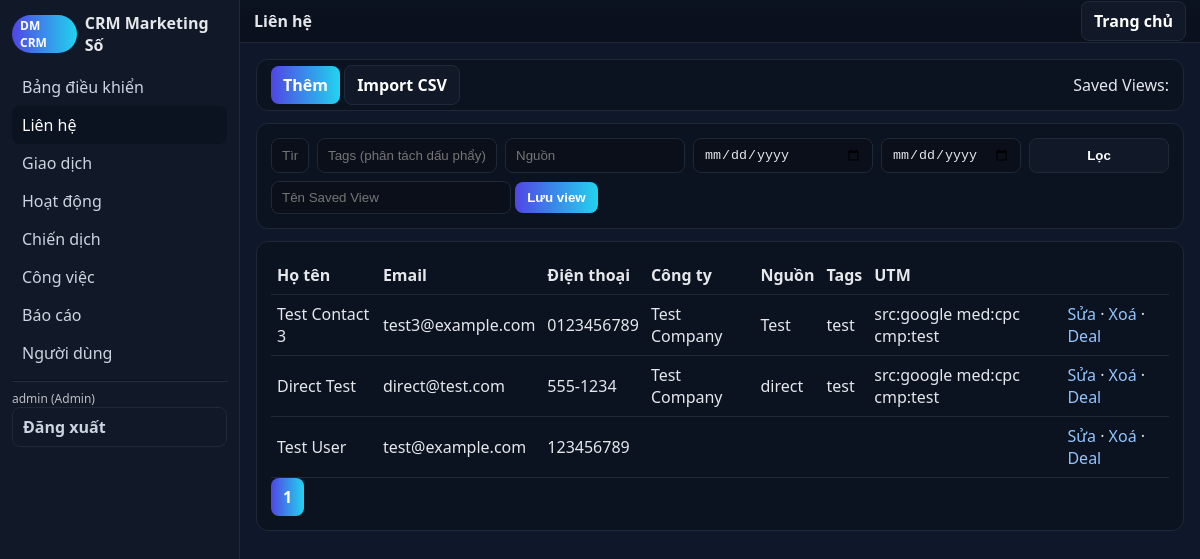
Page /src/index.php?action=contacts (signed in) on the earlier database version.
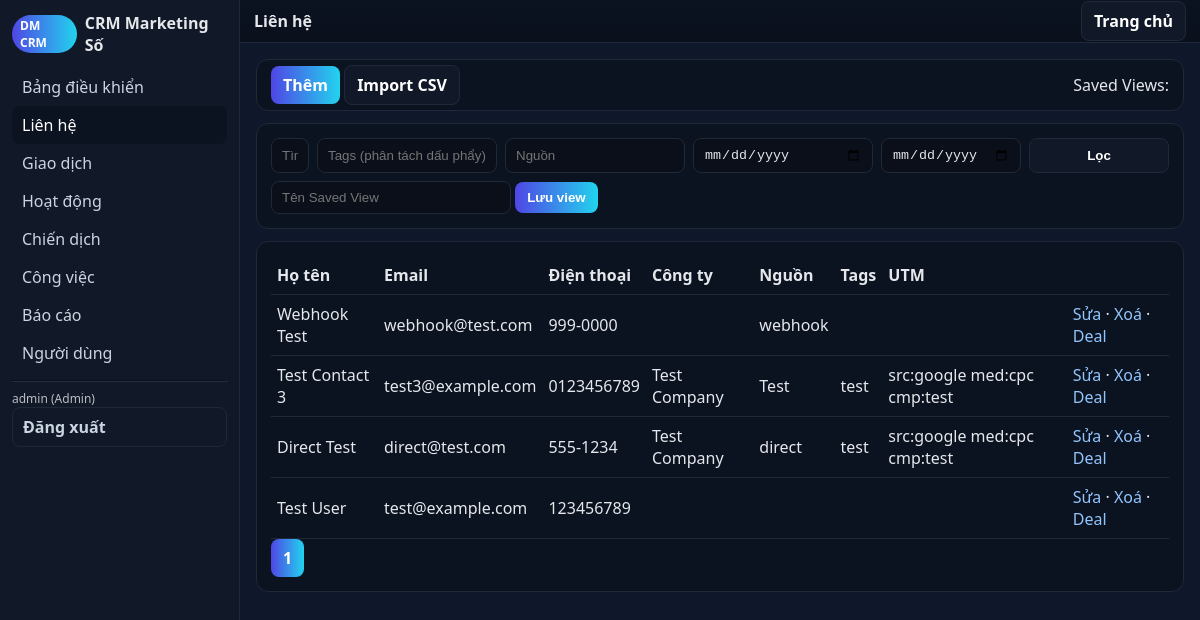
Same page on the later database version.
### tables this page shows
CREATE TABLE contacts (
  id INTEGER PRIMARY KEY AUTOINCREMENT,
  name TEXT NOT NULL,
  email TEXT,
  phone TEXT,
  company TEXT,
  source TEXT,
  tags TEXT,
  utm_source TEXT,    -- A
  utm_medium TEXT,    -- A
  utm_campaign TEXT,  -- A
  created_at TEXT DEFAULT CURRENT_TIMESTAMP
);

### src/lib/db.php (called while the page is built, shortened)
<?php
function q($db,$sql,$params=[]){ $st=$db->prepare($sql); $st->execute($params); return $st; }
function h($s){ return htmlspecialchars($s ?? '', ENT_QUOTES, 'UTF-8'); }
?>

### src/views/contacts.php (the view, shortened to what this page needs)
<?php
function view_contacts($op){ global $db;
layout_header('Liên hệ');
echo '<div class="card" style="display:flex;gap:8px;align-items:center;justify-content:space-between"><div><a class="btn" href="?action=contacts&op=new">Thêm</a> <a class="btn secondary" href="?action=contacts&op=import">Import CSV</a></div><div>Saved Views: ';
echo '</div></div>';
$p = filter_params();
echo '<div class="card"><form method="get" class="grid" style="grid-template-columns: 1fr 180px 180px 180px 140px 140px; gap:8px">';
echo '<input name="q" placeholder="Tìm tên/email/điện thoại/tags" value="'.h($p['q']).'">';
echo '<input name="tags" placeholder="Tags (phân tách dấu phẩy)" value="'.h($p['tags']).'">';
echo '<input name="sourcef" placeholder="Nguồn" value="'.h($p['sourcef']).'">';
echo '<input type="date" name="from" value="'.h($p['from']).'"><input type="date" name="to" value="'.h($p['to']).'">';
echo '<button class="btn secondary">Lọc</button></form>';
echo '<form method="post" action="?action=contacts&op=save_view" style="margin-top:8px">'; csrf_field(); echo '<input name="view_name" placeholder="Tên Saved View" style="width:240px"> <button class="btn">Lưu view</button></form></div>';
$where=[];$params=[]; if($p['q']){ $like='%'.$p['q'].'%'; $where[]='(name LIKE ? OR email LIKE ? OR phone LIKE ? OR tags LIKE ?)'; array_push($params,$like,$like,$like,$like); }
$cnt = (int)q($db, 'SELECT COUNT(*) FROM contacts '.(count($where)?'WHERE '.implode(' AND ',$where):''), $params)->fetchColumn();
$page=max(1,(int)($_GET['page']??1)); $per=50; list($page,$pages)=paginate($page,$per,$cnt); $off=($page-1)*$per;
$sql='SELECT * FROM contacts '.(count($where)?'WHERE '.implode(' AND ',$where):'').' ORDER BY created_at DESC LIMIT '.$per.' OFFSET '.$off; $rows=q($db,$sql,$params)->fetchAll(PDO::FETCH_ASSOC);
echo '<div class="card"><table><tr><th>Họ tên</th><th>Email</th><th>Điện thoại</th><th>Công ty</th><th>Nguồn</th><th>Tags</th><th>UTM</th><th></th></tr>';
foreach($rows as $r){ $utm=trim(($r['utm_source']?'src:'.$r['utm_source'].' ':'').($r['utm_medium']?'med:'.$r['utm_medium'].' ':'').($r['utm_campaign']?'cmp:'.$r['utm_campaign']:'')); echo '<tr><td>'.h($r['name']).'</td><td>'.h($r['email']).'</td><td>'.h($r['phone']).'</td><td>'.h($r['company']).'</td><td>'.h($r['source']).'</td><td>'.h($r['tags']).'</td><td>'.h($utm).'</td><td><a href="?action=contacts&op=edit&id='.(int)$r['id'].'">Sửa</a> · <a href="?action=contacts&op=delete&id='.(int)$r['id'].'" onclick="return confirm(\'Xoá liên hệ?\')">Xoá</a> · <a href="?action=deals&op=new&contact_id='.(int)$r['id'].'">Deal</a></td></tr>'; }
echo '</table>'; pagenav($page,$pages,['action'=>'contacts']); echo '</div>';
layout_footer();
}
function filter_params(){ return [ 'q'=>trim($_GET['q']??''), 'tags'=>trim($_GET['tags']??''), 'sourcef'=>trim($_GET['sourcef']??''), 'from'=>trim($_GET['from']??''), 'to'=>trim($_GET['to']??'') ]; }
?>

### src/views/layout.php (shortened to what this page needs)
<?php
function layout_header($title='CRM'){
echo '<!doctype html><html><head><meta charset="utf-8"><meta name="viewport" content="width=device-width,initial-scale=1">';
echo '</head><body><div class="layout"><aside class="sidebar">';
echo '<div class="brand"><span class="pill">DM CRM</span> <span>CRM Marketing Số</span></div><div class="nav">';
$items=['dashboard'=>'Bảng điều khiển','contacts'=>'Liên hệ','deals'=>'Giao dịch','activities'=>'Hoạt động','campaigns'=>'Chiến dịch','tasks'=>'Công việc','reports'=>'Báo cáo','users'=>'Người dùng'];
$current=$_GET['action']??'dashboard'; foreach($items as $k=>$v){ $cls=$current===$k?'active':''; echo '<a class="'.$cls.'" href="?action='.$k.'">'.$v.'</a>'; }
echo '<hr style="border-color:var(--muted);opacity:.3">';
echo '<div class="hint">'.h($_SESSION['uname']??'').' ('.h($_SESSION['role']??'').')</div>';
echo '<a class="btn secondary" href="?action=logout">Đăng xuất</a>';
echo '</div></aside><main class="main"><div class="toolbar"><strong>'.h($title).'</strong><div><a class="btn secondary" href="?action=dashboard">Trang chủ</a></div></div><div class="container">';
}
function layout_footer(){ echo '</div></main></div></body></html>'; }
?>

### src/lib/util.php
<?php
function paginate($page,$per,$total){ $pages=max(1, (int)ceil($total/$per)); $page=max(1,min($page,$pages)); return [$page,$pages]; }
function pagenav($page,$pages,$baseParams=[]){ echo '<div style="margin:8px 0">'; for($i=1;$i<=$pages;$i++){ $q=http_build_query(array_merge($_GET,$baseParams,['page'=>$i])); $cls=$i===$page?'btn':'btn secondary'; echo '<a class="'.$cls.'" style="margin-right:4px" href="?'.$q.'">'.$i.'</a>'; } echo '</div>'; }
?>

Differences in the rows shown:
added contacts: name "Webhook Test", email "webhook@test.com", phone "999-0000", source "webhook"
